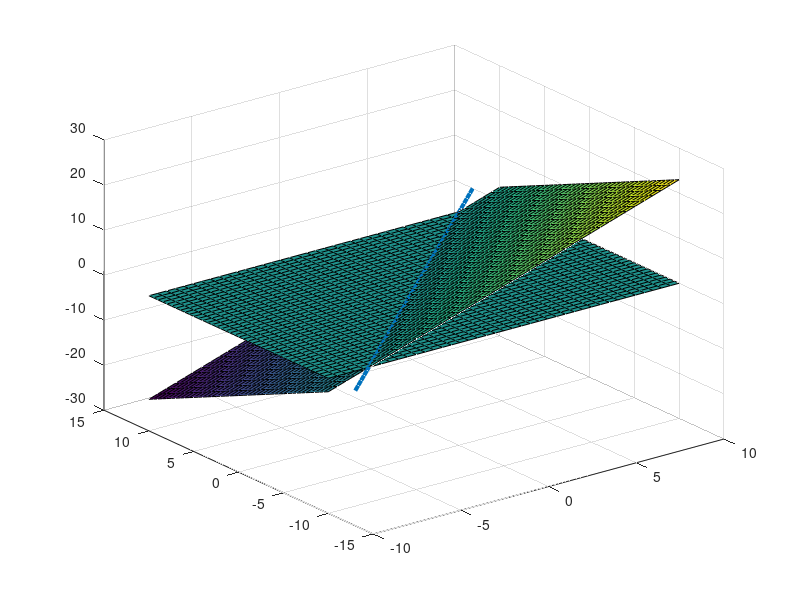

The MATLAB source for this figure: (Note: this script raises an error after producing the figure.)
clc; clear; close all

P1 = 1.3;
P2 = 1;

d_n = 0.5;
n_min = -10;
n_max = 10;

n_axis = n_min:d_n:n_max;

d_m = 0.5;
m_min = -10;
m_max = 10;

m_axis = m_min:d_m:m_max;

[n m] = meshgrid(n_axis, m_axis);

S = P1.*n - P2.*m;

figure(1)
surf(n, m, S);
hold on
surf(n, m, 0.*n);
plot(n_axis, P1/P2.*n_axis, 'LineWidth', 3);
alpha(0.4);

figure(2)
plot(n_axis, P1/P2.*n_axis, 'LineWidth', 3);
grid on

myXTicks = min(n_axis):1:max(n_axis);
set(gca, 'XTick', myXTicks);

myYTicks = min(m_axis):1:max(m_axis);
set(gca, 'YTick', myYTicks);
